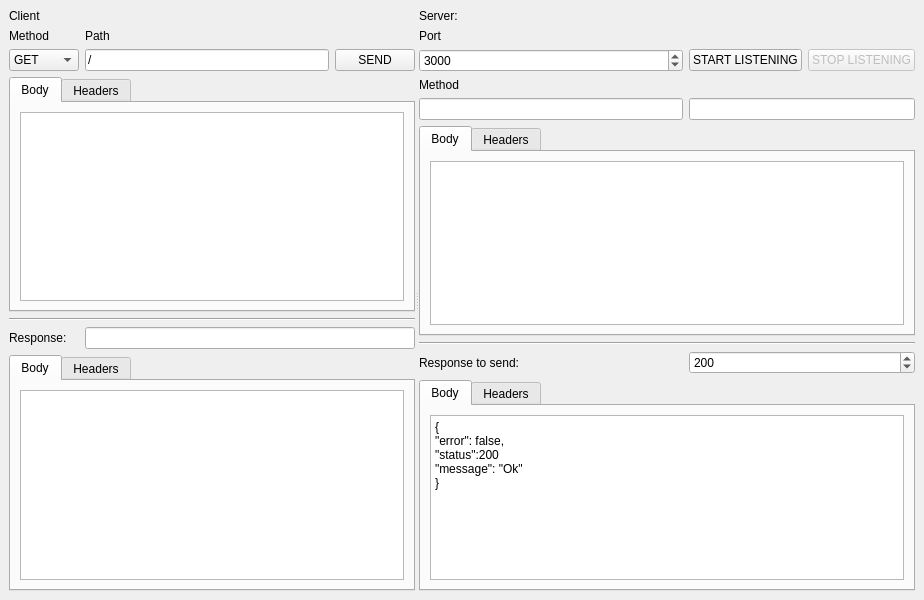
<?xml version="1.0" encoding="UTF-8"?>
<ui version="4.0">
 <class>MainWindow</class>
 <widget class="QMainWindow" name="MainWindow">
  <property name="geometry">
   <rect>
    <x>0</x>
    <y>0</y>
    <width>924</width>
    <height>600</height>
   </rect>
  </property>
  <property name="windowTitle">
   <string>Cutelyst Embedded</string>
  </property>
  <widget class="QWidget" name="centralwidget">
   <layout class="QGridLayout" name="gridLayout">
    <item row="0" column="0">
     <widget class="QSplitter" name="splitter">
      <property name="orientation">
       <enum>Qt::Horizontal</enum>
      </property>
      <widget class="QWidget" name="widget" native="true">
       <layout class="QGridLayout" name="gridLayout_2">
        <item row="1" column="1">
         <widget class="QLabel" name="label_4">
          <property name="text">
           <string>Path</string>
          </property>
         </widget>
        </item>
        <item row="4" column="0" colspan="3">
         <widget class="Line" name="line">
          <property name="orientation">
           <enum>Qt::Horizontal</enum>
          </property>
         </widget>
        </item>
        <item row="5" column="1" colspan="2">
         <widget class="QLineEdit" name="clientResponseLE"/>
        </item>
        <item row="0" column="0" colspan="2">
         <widget class="QLabel" name="label">
          <property name="text">
           <string>Client</string>
          </property>
         </widget>
        </item>
        <item row="2" column="0">
         <widget class="QComboBox" name="clientMethodLE">
          <item>
           <property name="text">
            <string>GET</string>
           </property>
          </item>
          <item>
           <property name="text">
            <string>POST</string>
           </property>
          </item>
          <item>
           <property name="text">
            <string>PUT</string>
           </property>
          </item>
          <item>
           <property name="text">
            <string>PATCH</string>
           </property>
          </item>
         </widget>
        </item>
        <item row="6" column="0" colspan="3">
         <widget class="QTabWidget" name="tabWidget_4">
          <property name="currentIndex">
           <number>0</number>
          </property>
          <widget class="QWidget" name="tab_7">
           <attribute name="title">
            <string>Body</string>
           </attribute>
           <layout class="QGridLayout" name="gridLayout_9">
            <item row="0" column="0">
             <widget class="QPlainTextEdit" name="clientResponsePTE"/>
            </item>
           </layout>
          </widget>
          <widget class="QWidget" name="tab_8">
           <attribute name="title">
            <string>Headers</string>
           </attribute>
           <layout class="QGridLayout" name="gridLayout_10">
            <item row="0" column="0">
             <widget class="QTreeView" name="clientReceivedHeaders">
              <attribute name="headerVisible">
               <bool>false</bool>
              </attribute>
             </widget>
            </item>
           </layout>
          </widget>
         </widget>
        </item>
        <item row="3" column="0" colspan="3">
         <widget class="QTabWidget" name="tabWidget">
          <property name="currentIndex">
           <number>0</number>
          </property>
          <widget class="QWidget" name="tab">
           <attribute name="title">
            <string>Body</string>
           </attribute>
           <layout class="QGridLayout" name="gridLayout_4">
            <item row="0" column="0">
             <widget class="QPlainTextEdit" name="clientBodyPTE"/>
            </item>
           </layout>
          </widget>
          <widget class="QWidget" name="tab_2">
           <attribute name="title">
            <string>Headers</string>
           </attribute>
           <layout class="QGridLayout" name="gridLayout_5">
            <item row="0" column="0">
             <widget class="QTreeView" name="treeView">
              <attribute name="headerVisible">
               <bool>false</bool>
              </attribute>
             </widget>
            </item>
           </layout>
          </widget>
         </widget>
        </item>
        <item row="5" column="0">
         <widget class="QLabel" name="label_6">
          <property name="text">
           <string>Response:</string>
          </property>
         </widget>
        </item>
        <item row="2" column="1">
         <widget class="QLineEdit" name="clientPathLE">
          <property name="text">
           <string>/</string>
          </property>
         </widget>
        </item>
        <item row="2" column="2">
         <widget class="QPushButton" name="clientSendPB">
          <property name="text">
           <string>SEND</string>
          </property>
         </widget>
        </item>
        <item row="1" column="0">
         <widget class="QLabel" name="label_3">
          <property name="text">
           <string>Method</string>
          </property>
         </widget>
        </item>
       </layout>
      </widget>
      <widget class="QWidget" name="widget_2" native="true">
       <layout class="QGridLayout" name="gridLayout_3">
        <item row="2" column="1">
         <widget class="QPushButton" name="serverListenPB">
          <property name="text">
           <string>START LISTENING</string>
          </property>
         </widget>
        </item>
        <item row="4" column="1" colspan="2">
         <widget class="QLineEdit" name="serverPathLE">
          <property name="readOnly">
           <bool>true</bool>
          </property>
         </widget>
        </item>
        <item row="2" column="0">
         <widget class="QSpinBox" name="serverPortSB">
          <property name="minimum">
           <number>1</number>
          </property>
          <property name="maximum">
           <number>65355</number>
          </property>
          <property name="value">
           <number>3000</number>
          </property>
         </widget>
        </item>
        <item row="1" column="0">
         <widget class="QLabel" name="label_7">
          <property name="text">
           <string>Port</string>
          </property>
         </widget>
        </item>
        <item row="2" column="2">
         <widget class="QPushButton" name="serverStopListenPB">
          <property name="enabled">
           <bool>false</bool>
          </property>
          <property name="text">
           <string>STOP LISTENING</string>
          </property>
         </widget>
        </item>
        <item row="8" column="1" colspan="2">
         <widget class="QSpinBox" name="serverStatusSB">
          <property name="minimum">
           <number>1</number>
          </property>
          <property name="maximum">
           <number>999</number>
          </property>
          <property name="value">
           <number>200</number>
          </property>
         </widget>
        </item>
        <item row="5" column="0" colspan="3">
         <widget class="QTabWidget" name="tabWidget_2">
          <property name="currentIndex">
           <number>0</number>
          </property>
          <widget class="QWidget" name="tab_3">
           <attribute name="title">
            <string>Body</string>
           </attribute>
           <layout class="QGridLayout" name="gridLayout_6">
            <item row="0" column="0">
             <widget class="QPlainTextEdit" name="serverBodyPTE">
              <property name="readOnly">
               <bool>true</bool>
              </property>
             </widget>
            </item>
           </layout>
          </widget>
          <widget class="QWidget" name="tab_4">
           <attribute name="title">
            <string>Headers</string>
           </attribute>
           <layout class="QGridLayout" name="gridLayout_7">
            <item row="0" column="0">
             <widget class="QTreeView" name="serverReceivedHeaders">
              <attribute name="headerVisible">
               <bool>false</bool>
              </attribute>
             </widget>
            </item>
           </layout>
          </widget>
         </widget>
        </item>
        <item row="3" column="0">
         <widget class="QLabel" name="label_2">
          <property name="text">
           <string>Method</string>
          </property>
         </widget>
        </item>
        <item row="6" column="0" colspan="3">
         <widget class="Line" name="line_2">
          <property name="orientation">
           <enum>Qt::Horizontal</enum>
          </property>
         </widget>
        </item>
        <item row="8" column="0">
         <widget class="QLabel" name="label_9">
          <property name="text">
           <string>Response to send:</string>
          </property>
         </widget>
        </item>
        <item row="4" column="0">
         <widget class="QLineEdit" name="serverMethodLE">
          <property name="readOnly">
           <bool>true</bool>
          </property>
         </widget>
        </item>
        <item row="0" column="0" colspan="3">
         <widget class="QLabel" name="serverL">
          <property name="text">
           <string>Server:</string>
          </property>
          <property name="textFormat">
           <enum>Qt::RichText</enum>
          </property>
          <property name="openExternalLinks">
           <bool>true</bool>
          </property>
         </widget>
        </item>
        <item row="9" column="0" colspan="3">
         <widget class="QTabWidget" name="tabWidget_3">
          <property name="currentIndex">
           <number>0</number>
          </property>
          <widget class="QWidget" name="tab_5">
           <attribute name="title">
            <string>Body</string>
           </attribute>
           <layout class="QGridLayout" name="gridLayout_8">
            <item row="0" column="0">
             <widget class="QPlainTextEdit" name="serverResponsePTE">
              <property name="plainText">
               <string>{
&quot;error&quot;: false,
&quot;status&quot;:200
&quot;message&quot;: &quot;Ok&quot;
}</string>
              </property>
             </widget>
            </item>
           </layout>
          </widget>
          <widget class="QWidget" name="tab_6">
           <attribute name="title">
            <string>Headers</string>
           </attribute>
           <layout class="QGridLayout" name="gridLayout_11">
            <item row="0" column="0">
             <widget class="QTreeView" name="treeView_3">
              <attribute name="headerVisible">
               <bool>false</bool>
              </attribute>
             </widget>
            </item>
           </layout>
          </widget>
         </widget>
        </item>
       </layout>
      </widget>
     </widget>
    </item>
   </layout>
  </widget>
 </widget>
 <resources/>
 <connections/>
</ui>
